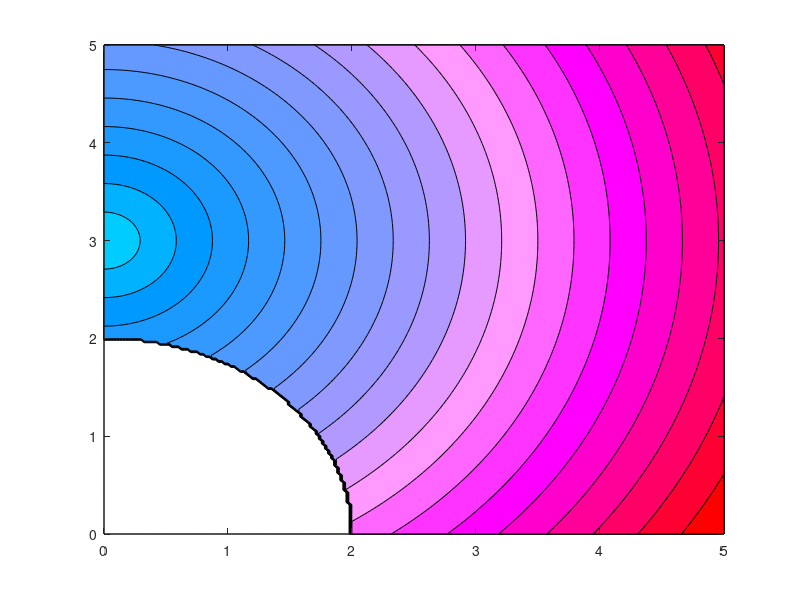

This figure's MATLAB source:
clear all;

h=0.025;
[X,Y] = meshgrid(0:h:5,0:h:5);  % generate a square mesh grid
Z=sqrt(X.^2 + (Y-3).^2);        % Z value of the profile 

levels=20;                           % number of levels
N=size(X,1);      
load mymap.dat;                      % load my own colormap 
interval=min(levels, size(mymap,1)); % Z value interval for each color
low=-abs(max(max(Z)))/interval;  % Z value for the first color in the colormap

% next block: set the value of Z inside and outside of the quarter circle
for i=1:N
  for j=1:N
    if (X(i,j)^2 + Y(i,j)^2) < 4
      Z(i,j)=low;     % set Z=low if inside the quarter circle
    end
  end
end

colormap(mymap);     %  sets the colormap to the matrix "mymap"
contourf(X,Y,Z,levels);
